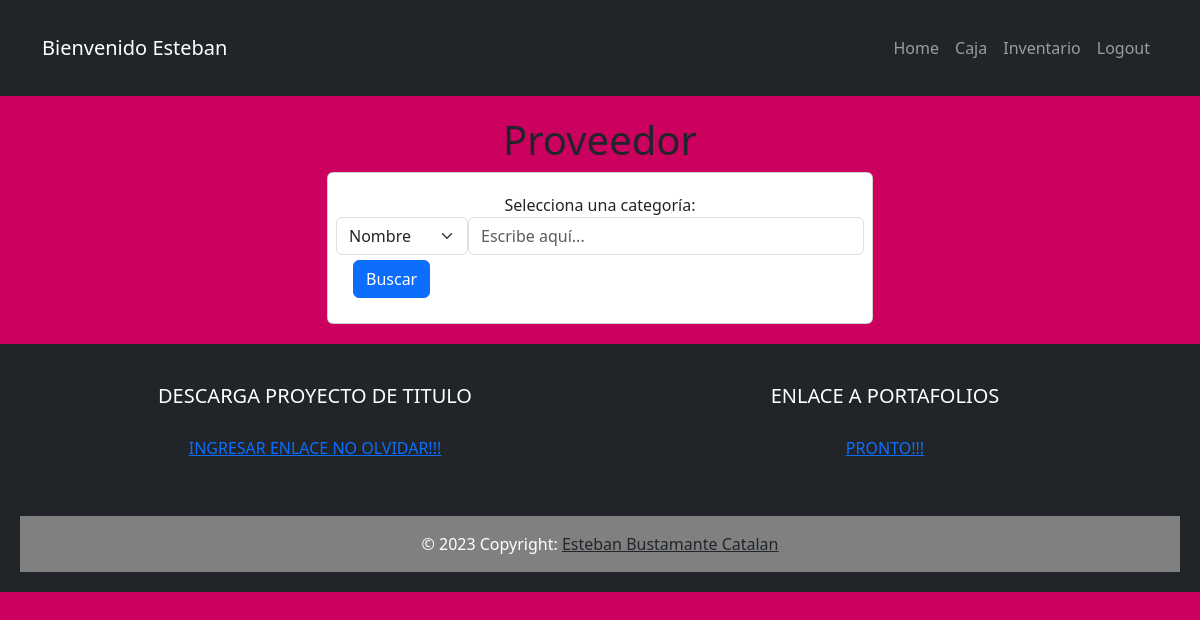
The app's page /req/buscaProveedor/ (signed in), older data.
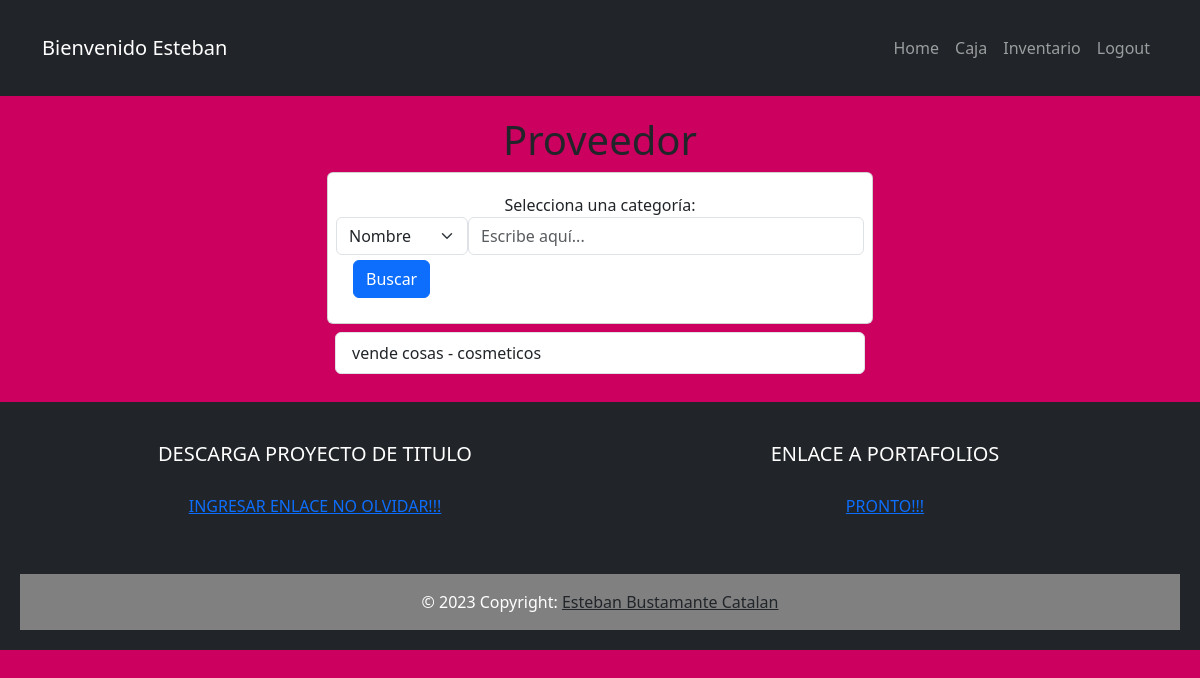
The same page, newer data.
### inventario/models.py (models this page shows)
class Proveedor(models.Model):
    nombre = models.CharField(max_length=100)
    rut = models.CharField(max_length=100)
    direccion = models.CharField(max_length=100)
    rubro = models.CharField(max_length=100)
    medioDePago = models.CharField(max_length=100)
    def __str__(self):
        return f"{self.nombre} - {self.rubro}"

### inventario/views.py (the view)
# urls.py: path('req/buscaProveedor/', views.busca_proveedor, name='busca_proveedor'),
@login_required
def busca_proveedor(request):
    if request.method == 'POST':
        categoria = request.POST.get('categoria')
        imput = request.POST.get('imput')
        if categoria:
            proveedor = Proveedor.objects.filter(
                Q(**{f'{categoria}__icontains': imput}))
        else:
            proveedor = Proveedor.objects.all()
        return render(request, 'listaProveedor.html', {'proveedores': proveedor})
    else:
        proveedor = Proveedor.objects.all()
        return render(request, 'listaProveedor.html', {'proveedores': proveedor})

### inventario/templates/listaProveedor.html (shortened to what this page needs)
{% extends 'base.html' %} {% block content%}
<main class="container">
  <div class="row">
    <h1>Proveedor</h1>
    <div class="col-md-6 offset-md-3">
      <form method="POST" action="{% url 'busca_proveedor' %}" class="card text-center">
        <div class="row"><label for="categoria">Selecciona una categoría:</label>
          <select class="form-select w-25" name="categoria" id="categoria">
            <option value="nombre">Nombre</option>
          </select>
          <input type="text" name="imput" id="imput" placeholder="Escribe aquí..." class="form-control w-75"></div>
          <div class="text-center">
            <button class="btn btn-primary d-flex justify-content-center marg">Buscar</button>
        </div>
      </form>
    <ul class="list-group">
      {% for proveedor in proveedores %}
      <a class="list-group-item  m-2" href="{% url 'mostrar_proveedor' proveedor.id %}"><li>{{proveedor}}</li></a>
      {% endfor %}
    </ul>
    </div>
  </div>
</main>
{% endblock %}

Row changes from the older to the newer data that the page shows:
added Proveedor: nombre+rubro "vende cosas - cosmeticos"
